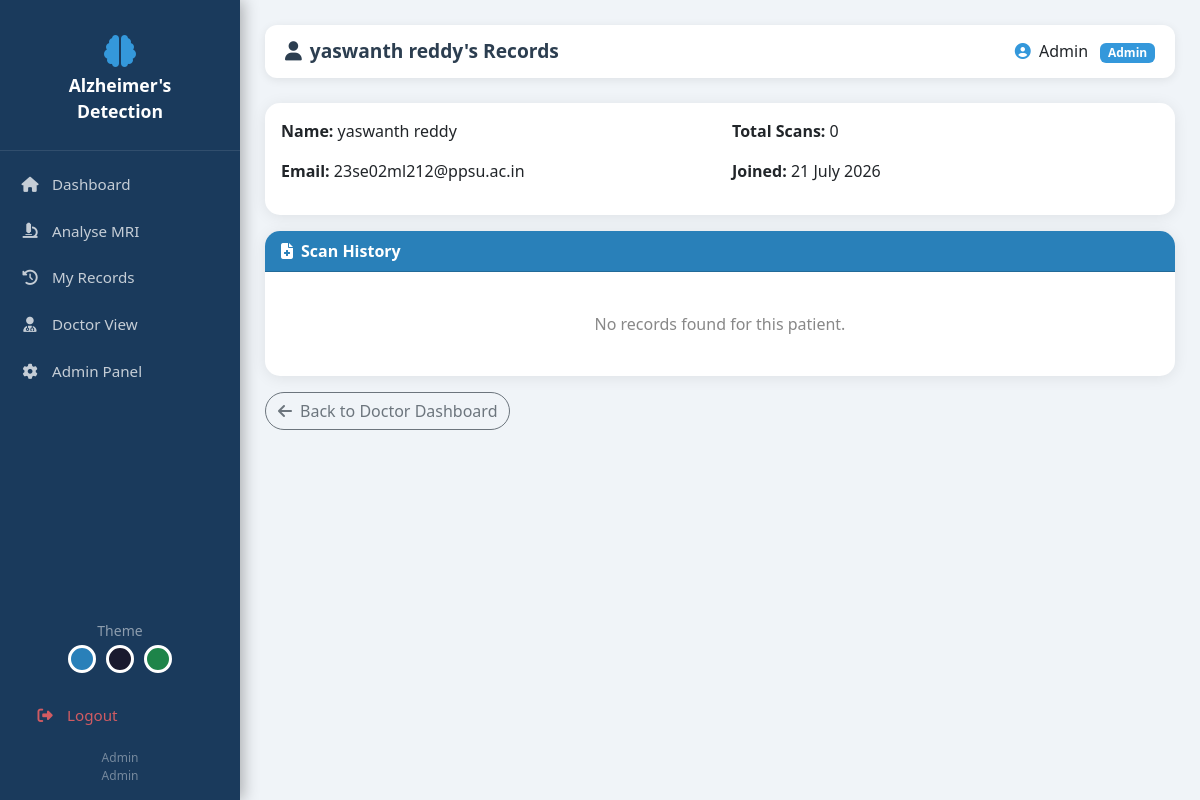
Before: /patient/4 (signed in) with the older database file.
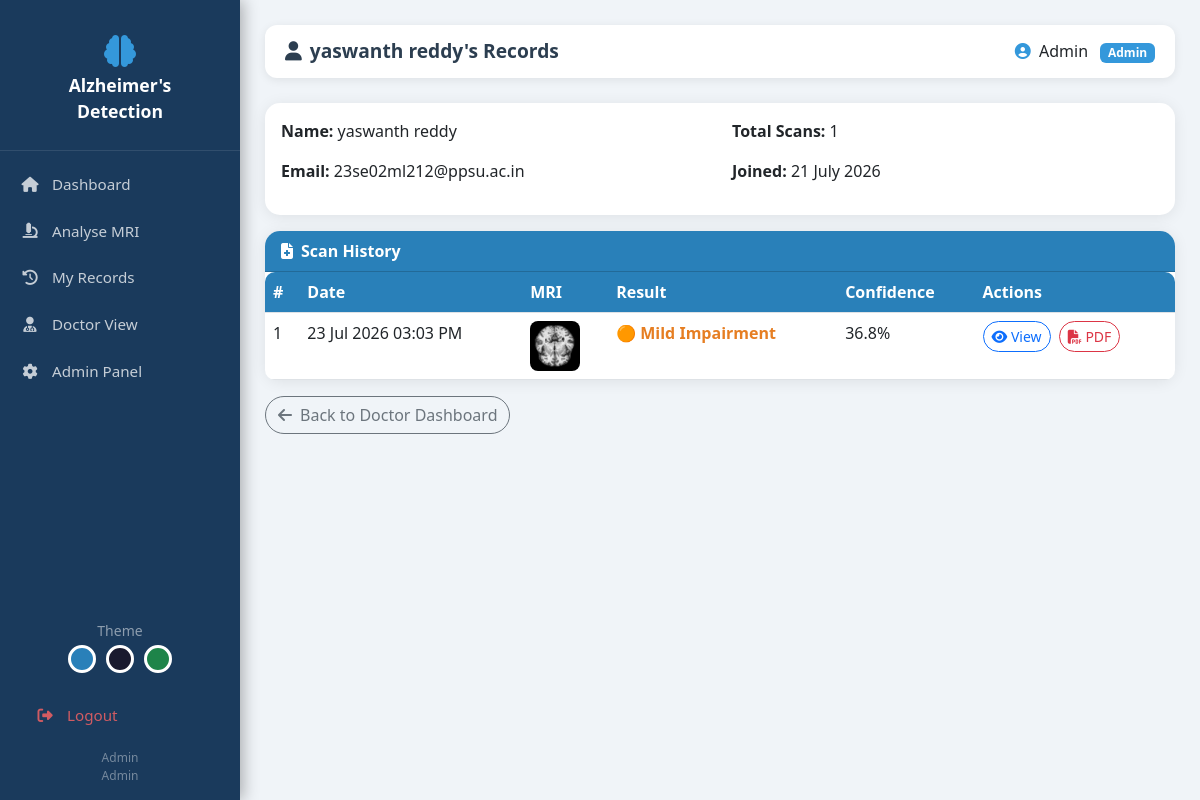
After: the same page with the newer database file.
### app.py (models this page shows)
class Record(db.Model):
    id = db.Column(db.Integer, primary_key=True)
    user_id = db.Column(db.Integer, db.ForeignKey('user.id'), nullable=False)
    image_path = db.Column(db.String(200))
    prediction = db.Column(db.String(100))
    confidence = db.Column(db.Float)
    mild_prob = db.Column(db.Float)
    moderate_prob = db.Column(db.Float)
    no_prob = db.Column(db.Float)
    verymild_prob = db.Column(db.Float)
    created_at = db.Column(db.DateTime, default=datetime.utcnow)
    notes = db.Column(db.Text, default='')

### app.py (the view)
@app.route('/patient/<int:patient_id>')
@login_required
@role_required('doctor', 'admin')
def patient_records(patient_id):
    patient = User.query.get_or_404(patient_id)
    records = Record.query.filter_by(
        user_id=patient_id).order_by(
        Record.created_at.desc()).all()
    return render_template('patient_records.html',
                           patient=patient,
                           records=records,
                           stage_info=STAGE_INFO)

### app.py (called while the page is built)
def login_required(f):
    from functools import wraps
    @wraps(f)
    def decorated(*args, **kwargs):
        if 'user_id' not in session:
            flash('Please login first.', 'warning')
            return redirect(url_for('login'))
        return f(*args, **kwargs)
    return decorated

def role_required(*roles):
    from functools import wraps
    def decorator(f):
        @wraps(f)
        def decorated(*args, **kwargs):
            if 'user_id' not in session:
                return redirect(url_for('login'))
            user = User.query.get(session['user_id'])
            if user.role not in roles:
                flash('Access denied.', 'danger')
                return redirect(url_for('dashboard'))
            return f(*args, **kwargs)
        return decorated
    return decorator

### templates/patient_records.html (shortened to what this page needs)
{% extends 'base.html' %}
{% block page_title %}<i class="fas fa-user me-2"></i>{{ patient.name }}'s Records{% endblock %}
{% block content %}
<div class="card mb-3">
  <div class="card-body">
    <div class="row">
      <div class="col-md-6">
        <p><strong>Name:</strong> {{ patient.name }}</p>
        <p><strong>Email:</strong> {{ patient.email }}</p>
      </div>
      <div class="col-md-6">
        <p><strong>Total Scans:</strong> {{ records|length }}</p>
        <p><strong>Joined:</strong> {{ patient.created_at.strftime('%d %B %Y') }}</p>
      </div>
    </div>
  </div>
</div>
<div class="card">
  <div class="card-header">
    <i class="fas fa-file-medical me-2"></i>Scan History
  </div>
  <div class="card-body p-0">
    {% if records %}
    <table class="table table-hover mb-0">
      <thead>
        <tr><th>#</th><th>Date</th><th>MRI</th>
            <th>Result</th><th>Confidence</th><th>Actions</th></tr>
      </thead>
      <tbody>
        {% for r in records %}
        {% set info = stage_info.get(r.prediction, ('?','#888','❓')) %}
        <tr>
          <td>{{ loop.index }}</td>
          <td>{{ r.created_at.strftime('%d %b %Y %I:%M %p') }}</td>
          <td>
            <img src="{{ url_for('static', filename='uploads/' + r.image_path) }}"
                 style="width:50px;height:50px;object-fit:cover;border-radius:8px"/>
          </td>
          <td><span style="color:{{ info[1] }};font-weight:600">
            {{ info[2] }} {{ r.prediction }}</span></td>
          <td>{{ '%.1f'|format(r.confidence) }}%</td>
          <td>
            <a href="{{ url_for('result', record_id=r.id) }}"
               class="btn btn-sm btn-outline-primary rounded-pill me-1">
              <i class="fas fa-eye"></i> View
            </a>
            <a href="{{ url_for('download_report', record_id=r.id) }}"
               class="btn btn-sm btn-outline-danger rounded-pill">
              <i class="fas fa-file-pdf"></i> PDF
            </a>
          </td>
        </tr>
        {% endfor %}
      </tbody>
    </table>
    {% else %}
    <div style="text-align:center;padding:40px;color:#888">
      No records found for this patient.
    </div>
    {% endif %}
  </div>
</div>
<div class="mt-3">
  <a href="{{ url_for('doctor_dashboard') }}"
     class="btn btn-outline-secondary rounded-pill">
    <i class="fas fa-arrow-left me-2"></i>Back to Doctor Dashboard
  </a>
</div>
{% endblock %}

Changed rows visible on the page:
added Record: created_at "23 Jul 2026 03:03 PM", image_path (picture), info "🟠", prediction "Mild Impairment", confidence "36.8"
Other visible differences:
{{ records|length }}: "0" → "1"
text no longer shown: "No records found for this patient."
text now shown: "# Date MRI Result Confidence Actions"
